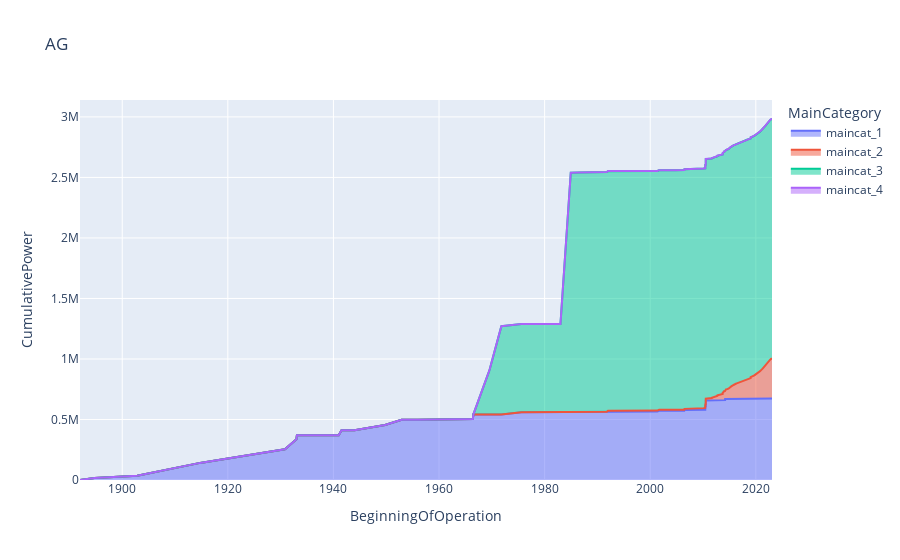

The notebook cell this image was saved under:
### Code cell
# Select wanted canton
canton = 'AG'
df_canton_final[canton].plot(kind='area',x='BeginningOfOperation', y='CumulativePower', title=canton, color='MainCategory', line_group='MainCategory')

### Figure 1 — Plotly figure (JSON) as saved in the notebook; plotly's stock layout.template omitted (floating-point values rounded to 4 significant figures; data arrays with more than 128 entries replaced by an {"elided": "..."} marker saying what was removed)
{"data": [{"fillpattern": {"shape": ""}, "hovertemplate": "MainCategory=maincat_1<br>BeginningOfOperation=%{x}<br>CumulativePower=%{y}<extra></extra>", "legendgroup": "maincat_1", "line": {"color": "#636efa"}, "marker": {"symbol": "circle"}, "mode": "lines", "name": "maincat_1", "orientation": "v", "showlegend": true, "stackgroup": "1", "type": "scatter", "x": {"elided": "3289 str values"}, "xaxis": "x", "y": {"elided": "3289 float values"}, "yaxis": "y"}, {"fillpattern": {"shape": ""}, "hovertemplate": "MainCategory=maincat_2<br>BeginningOfOperation=%{x}<br>CumulativePower=%{y}<extra></extra>", "legendgroup": "maincat_2", "line": {"color": "#EF553B"}, "marker": {"symbol": "circle"}, "mode": "lines", "name": "maincat_2", "orientation": "v", "showlegend": true, "stackgroup": "1", "type": "scatter", "x": {"elided": "3289 str values"}, "xaxis": "x", "y": {"elided": "3289 float values"}, "yaxis": "y"}, {"fillpattern": {"shape": ""}, "hovertemplate": "MainCategory=maincat_3<br>BeginningOfOperation=%{x}<br>CumulativePower=%{y}<extra></extra>", "legendgroup": "maincat_3", "line": {"color": "#00cc96"}, "marker": {"symbol": "circle"}, "mode": "lines", "name": "maincat_3", "orientation": "v", "showlegend": true, "stackgroup": "1", "type": "scatter", "x": {"elided": "3289 str values"}, "xaxis": "x", "y": {"elided": "3289 int values"}, "yaxis": "y"}, {"fillpattern": {"shape": ""}, "hovertemplate": "MainCategory=maincat_4<br>BeginningOfOperation=%{x}<br>CumulativePower=%{y}<extra></extra>", "legendgroup": "maincat_4", "line": {"color": "#ab63fa"}, "marker": {"symbol": "circle"}, "mode": "lines", "name": "maincat_4", "orientation": "v", "showlegend": true, "stackgroup": "1", "type": "scatter", "x": {"elided": "3289 str values"}, "xaxis": "x", "y": {"elided": "3289 int values"}, "yaxis": "y"}], "layout": {"legend": {"title": {"text": "MainCategory"}, "tracegroupgap": 0}, "title": {"text": "AG"}, "xaxis": {"anchor": "y", "domain": [0, 1], "title": {"text": "BeginningOfOperation"}}, "yaxis": {"anchor": "x", "domain": [0, 1], "title": {"text": "CumulativePower"}}}}
